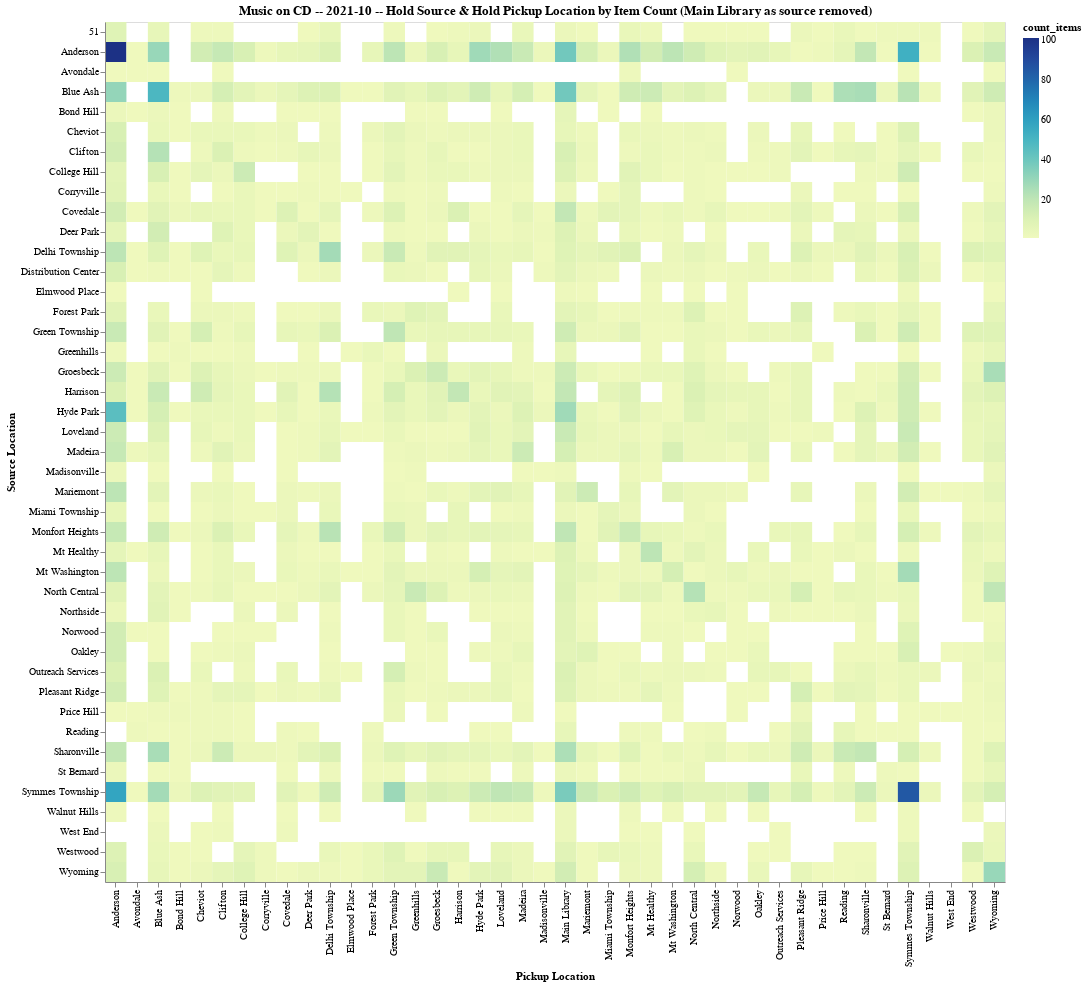

Notebook code for this chart:
### Code cell
alt.Chart(df[ (df['item_format']==item_format) & (df['source_location'] != 'Main Library') ]).mark_rect().encode(
    alt.X('pickup_location:O', title='Pickup Location'),
    alt.Y('source_location:O', title='Source Location'),
    alt.Color('count_items:Q'),
    # alt.Size('count_distinct_patrons', scale=alt.Scale(range=[1, 1000])),
    tooltip=['item_format', 'source_location', 'pickup_location', 'avg_days_to_holdshelf', 'count_items', 'count_distinct_patrons']
).properties(
    title='{} -- {} -- Hold Source & Hold Pickup Location by Item Count (Main Library as source removed)'.format(item_format, start_date),
    width=900
)

### Figure 1 — Vega-Lite specification as saved in the notebook (floating-point values rounded to 4 significant figures; data arrays with more than 128 entries replaced by an {"elided": "..."} marker saying what was removed)
{"config": {"view": {"continuousWidth": 400, "continuousHeight": 300}}, "data": {"name": "data-4fc1c1970f6d8554cab0542be1b2803f"}, "mark": "rect", "encoding": {"color": {"type": "quantitative", "field": "count_items"}, "tooltip": [{"type": "nominal", "field": "item_format"}, {"type": "nominal", "field": "source_location"}, {"type": "nominal", "field": "pickup_location"}, {"type": "quantitative", "field": "avg_days_to_holdshelf"}, {"type": "quantitative", "field": "count_items"}, {"type": "quantitative", "field": "count_distinct_patrons"}], "x": {"type": "ordinal", "field": "pickup_location", "title": "Pickup Location"}, "y": {"type": "ordinal", "field": "source_location", "title": "Source Location"}}, "title": "Music on CD -- 2021-10 -- Hold Source & Hold Pickup Location by Item Count (Main Library as source removed)", "width": 900, "$schema": "https://vega.github.io/schema/vega-lite/v4.8.1.json", "datasets": {"data-4fc1c1970f6d8554cab0542be1b2803f": {"elided": "1230 records"}}}
